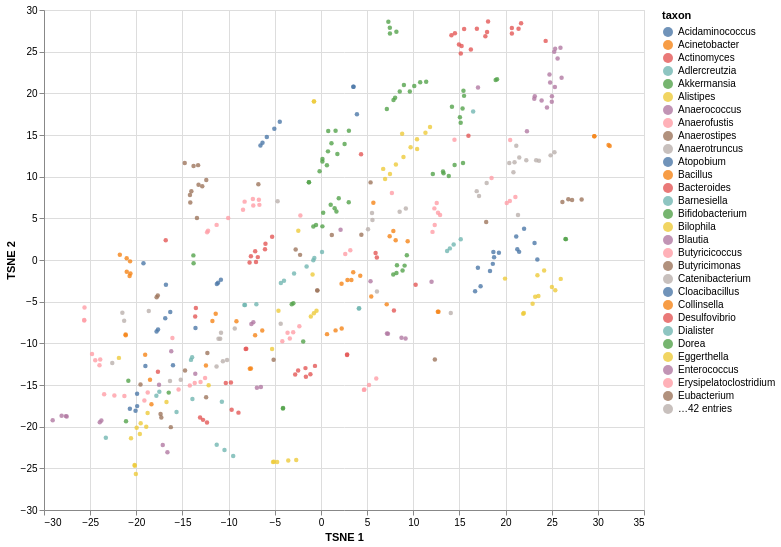

Write the Vega-Lite specification saved for this chart.
### Vega-Lite specification from a JSON file in a GitHub repository (floating-point values rounded to 4 significant figures; data arrays with more than 128 entries replaced by an {"elided": "..."} marker saying what was removed)
{"$schema": "https://vega.github.io/schema/vega-lite/v5.json", "width": 600, "height": 500, "data": {"values": {"elided": "433 records"}}, "selection": {"pts": {"type": "single", "fields": ["taxon"]}}, "mark": {"type": "point", "filled": true, "size": 20, "tooltip": {"content": "data"}}, "encoding": {"x": {"field": "TSNE 1", "type": "quantitative", "scale": {"zero": false}}, "y": {"field": "TSNE 2", "type": "quantitative", "scale": {"zero": false}}, "color": {"condition": {"selection": "pts", "field": "taxon", "type": "nominal"}, "value": "lightgrey"}, "opacity": {"condition": {"selection": "pts", "value": 0.8}, "value": 0.2}}}
